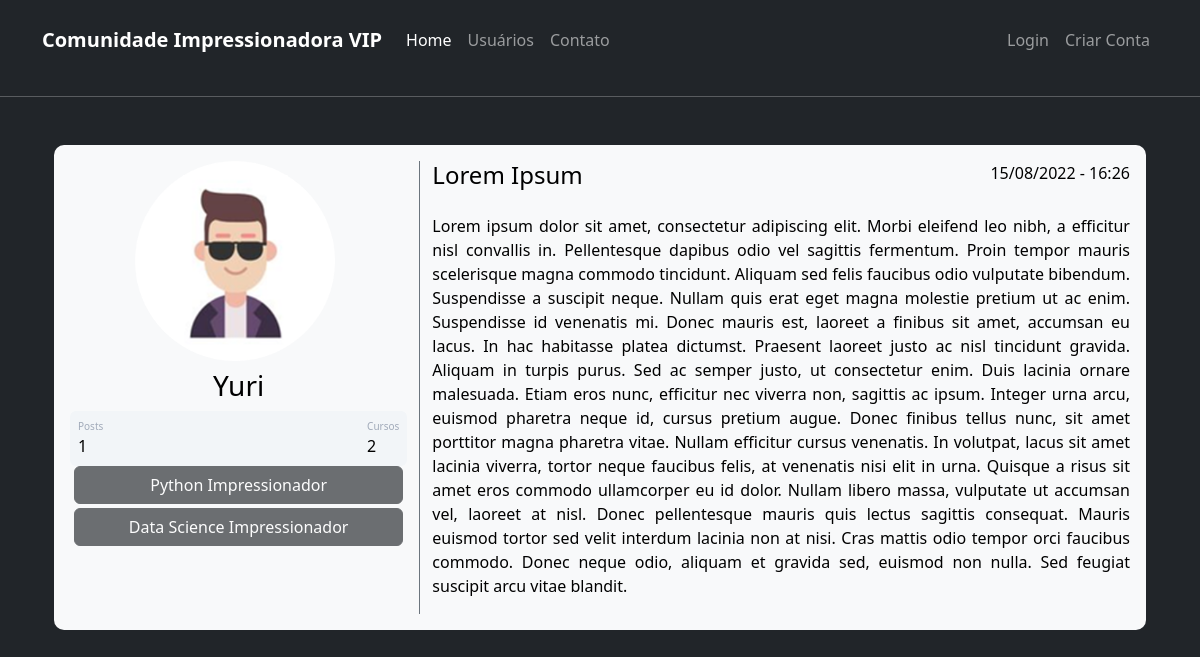
/post/1, run on the app's committed database.
### comunidadeimpressionadora/models.py (models this page shows)
class Usuario(database.Model,UserMixin):
    id = database.Column(database.Integer,primary_key=True)
    username = database.Column(database.String, nullable=False)
    email = database.Column(database.String, nullable=False,unique=True)
    senha = database.Column(database.String, nullable=False)
    foto_perfil = database.Column(database.String,default="default.jpg")
    posts = database.relationship("Post",backref="autor",lazy=True)
    cursos = database.Column(database.String, nullable=False, default="Não informado")

class Post(database.Model):
    id = database.Column(database.Integer, primary_key=True)
    titulo = database.Column(database.String, nullable=False)
    corpo = database.Column(database.Text, nullable=False)
    data_criacao = database.Column(database.DateTime, nullable=False,default=datetime.utcnow)
    id_usuario = database.Column(database.Integer,database.ForeignKey("usuario.id"), nullable=False)

### comunidadeimpressionadora/routes.py (the view)
@app.route("/post/<post_id>")
def exibir_post(post_id):
    post=Post.query.get(post_id)
    return render_template("post.html",post=post,converter_hora=converter_hora)

### comunidadeimpressionadora/routes.py (called while the page is built)
def converter_hora(utc_tempo):
    tz = pytz.timezone('America/Sao_Paulo')
    return pytz.utc.localize(utc_tempo, is_dst=None).astimezone(tz)

### comunidadeimpressionadora/templates/post.html (shortened to what this page needs)
{% extends 'base.html' %}
{% block body %}
<div class="container mt-3">
        <div class="container mt-5 d-flex justify-content-center ">
        <div class="card p-3 text-bg-light" style="width:1300px">
            <div class="row">
                <div class="col-sm-4">
                         <div class="image pe-2">
                            <img src="{{url_for('static', filename='fotos_perfil/{}'.format(post.autor.foto_perfil))}}" class=" rounded mx-auto d-block " width="200" >
                        </div>
                        <div class="mt-2" style="text-align:center">
                            <h3>{{post.autor.username}}</h3>
                        </div>
                            <div class="p-2 mt-2 bg-primary d-flex justify-content-between rounded text-white stats">
                                <div class="d-flex flex-column">
                                    <span class="articles">Posts</span>
                                    <span class="number1">{{post.autor.posts|length}}</span>
                                </div>
                                <div class="d-flex flex-column">
                                    <span class="rating">Cursos</span>
                                    <span class="number3">
                                        {% if post.autor.cursos != "Não informado"%}
                                            {{post.autor.cursos.split(";")|length}}
                                        {% else %}
                                            {{0}}
                                        {% endif %}
                                    </span>
                                </div>
                            </div>
                        <div class="row justify-content-center me-1 ms-1">
                                {% for curso in post.autor.cursos.split(";") %}
                                <button type="button" class="btn btn-dark mb-1" disabled>
                                    {{curso}}
                                </button>
                                {% endfor %}
                                <br>
                        </div>
                </div>
                <div class="col-sm-8 border-start border-secondary">
                    <div class="ml-3 w-100">
                        <div class="row">
                            <div class="col col-8">
                                <h4 class="mb-0 mt-0">{{post.titulo}}
                                </h4>
                            </div>
                            <div class="col col-4">
                                <a class="mb-0 mt-0 nav-link" style="text-align:right">{{converter_hora(post.data_criacao).strftime("%d/%m/%Y - %H:%M")}}</a>
                            </div>
                        </div>
                        <div class="mt-4" style="text-align:justify"><p>{{post.corpo}}</p></div>
                    </div>
                </div>
            </div>
            </div>
        </div>
</div>
{% endblock%}

### comunidadeimpressionadora/static/main.css (style rules this page uses)
body { background-color:#B3E5FC; border-radius: 10px; }
.card { width: 400px; border: none; border-radius: 10px; background-color: #fff; }
.stats { background: #f2f5f8 !important; color: #000 !important; }
.articles { font-size:10px; color: #a1aab9; }
.number1 { font-weight:500; }
.rating { font-size:10px; color: #a1aab9; }
.number3 { font-weight:500; }

### data on the page
Usuario: foto_perfil (picture), autor.username "Yuri"
Post: titulo "Lorem Ipsum", data_criacao "15/08/2022 - 16:26", corpo "Lorem ipsum dolor sit amet, consectetur adipiscing elit. Morbi eleifend leo nibh, a efficitur nisl convallis in. Pellentesque dapibus odio vel sagittis fermentum. Proin tempor mauris scelerisque magna commodo tincidunt. Aliquam sed felis faucibus odio vulputate bibendum. Suspendisse a suscipit neque. Nullam quis erat eget magna molestie pretium ut ac enim. Suspendisse id venenatis mi. Donec mauris est, laoreet a finibus sit amet, accumsan eu lacus. In hac habitasse platea dictumst. Praesent laoreet justo ac nisl tincidunt gravida. Aliquam in turpis purus. Sed ac semper justo, ut consectetur enim. Duis lacinia ornare malesuada. Etiam eros nunc, efficitur nec viverra non, sagittis ac ipsum.…"

### other printed values
{{ post.autor.posts|length }} "1"
{{ post.autor.cursos.split(";")|length }} "2"
{{ curso }} "Python Impressionador" "Data Science Impressionador"
